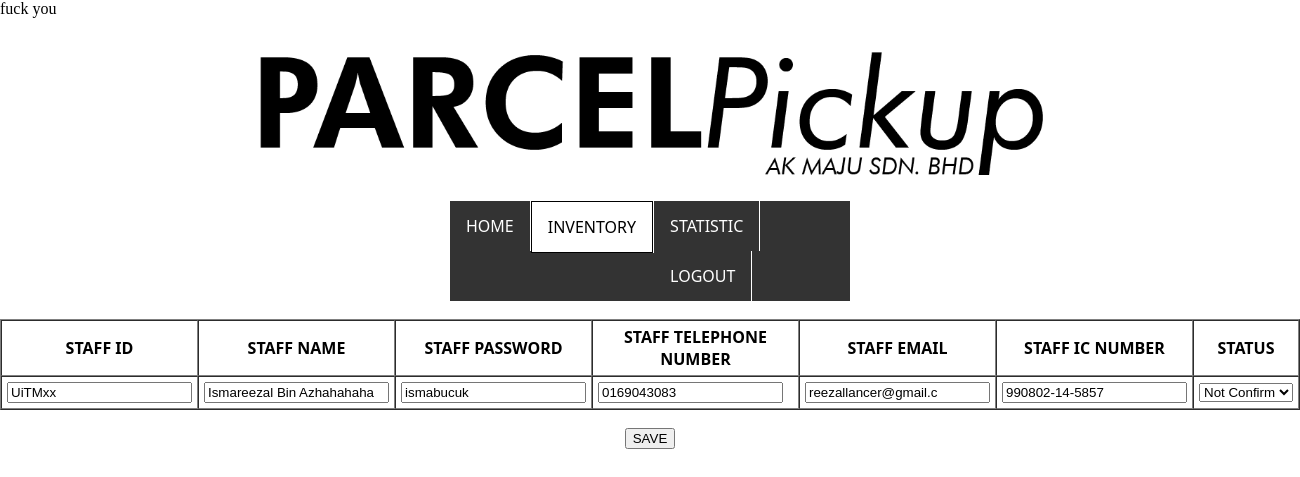
The app's page /staffdetails.php?StaffNo=UiTMxx with its own data.
### tables this page shows
CREATE TABLE `staff` (
  `StaffNo` varchar(15) NOT NULL DEFAULT 'UiTMxx',
  `Sname` varchar(255) NOT NULL,
  `Password` varchar(15) NOT NULL,
  `staffTel` varchar(15) NOT NULL,
  `staffEmail` varchar(20) NOT NULL,
  `staffIC` varchar(15) NOT NULL,
  `verified` int(1) NOT NULL DEFAULT '0'
);

### staffdetails.php (the view, shortened to what this page needs)
<?php
$StaffNo="";
$Sname="";
$Password="";
$staffTel="";
$staffEmail="";
$staffIC="";
$verified="";
if(isset($_GET['StaffNo']))
{
	$sql="select * from `staff` where `StaffNo`='{$_GET['StaffNo']}' ";
	$query=mysql_query($sql);
	$row=mysql_fetch_object($query);
	$StaffNo=$row->StaffNo;
	$Sname=$row->Sname;
	$Password=$row->Password;
	$staffTel=$row->staffTel;
	$staffEmail=$row->staffEmail;
	$staffIC=$row->staffIC;
	$verified=$row->verified;
}
?>
<!doctype html>
<html>
<head>
	<center><h1><a href="" ><img src="systemLogo.png" alt="logo.png" width="800px"></a></h1></center>
<body bgcolor="">
<font>
<center>
	<ul class="topnav">
  <li><a href="#home">HOME</a></li>
  <li><a class="active" href="staffInventory.php">INVENTORY</a></li>
   <li><a href="#home">STATISTIC</a></li>
  <li><a href="parcelhomepage.html">LOGOUT</a></li>
</ul>
</center>
</font>
</body>
</head>
<body>
	<br>
	<center>
		<form action="" method="POST">
		<table class="parcels" cellpadding="5px" cellspacing="0" border="1" >
		<th>STAFF ID</th>
		<th>STAFF NAME</th>
			<TH>STAFF PASSWORD</TH>
			<th>STAFF TELEPHONE NUMBER</th>
			<th>STAFF EMAIL</th>
			<th>STAFF IC NUMBER</th>
		<th>STATUS</th>
			<tr>
				<td><input type="text" name="StaffNo" value="<?php echo "$StaffNo"; ?>"></td>
				<td><input type="text" name="Sname" value="<?php echo "$Sname"; ?>"</td>
				<td><input type="text" name="Password" value="<?php echo "$Password"; ?>"</td>
				<td><input type="text" name="staffTel" value="<?php echo "$staffTel"; ?>"</td>
				<td><input type="text" name="staffEmail" value="<?php echo "$staffEmail"; ?>"</td>
				<td><input type="text" name="staffIC" value="<?php echo "$staffIC"; ?>"</td>
				<td><select name="verified">
					<option <?php if($verified=='0') echo 'selected'; ?> value="0">Not Confirm</option></select></td>
			</tr>
	</table>
			<br>
		<input type="submit" name="save" value="SAVE">
		</form>
		</center>
</body>
</html>

### staffdetails.php (style rules this page uses)
body { margin: 0; }
table.parcels { font-family: Segoe, "Segoe UI", "DejaVu Sans", "Trebuchet MS", Verdana, "sans-serif"; }
ul.topnav { list-style-type: none; margin: 0; padding: 0; overflow: hidden; background-color: #333; width: 400px }
ul.topnav li { float: left; font-family: Segoe, "Segoe UI", "DejaVu Sans", "Trebuchet MS", Verdana, "sans-serif"; border-right: 1px solid #FFFFFF;; }
ul.topnav li a { display: block; color: white; text-align: center; padding: 14px 16px; text-decoration: none; }
ul.topnav li a.active { background-color: #FFFFFF; color: black; border: 1px solid; }

### records on screen
staff: StaffNo "UiTMxx", Sname "Ismareezal Bin Azhahahaha", Password "ismabucuk", staffTel "0169043083", staffEmail "reezallancer@gmail.c", staffIC "990802-14-5857", verified "Not Confirm"
